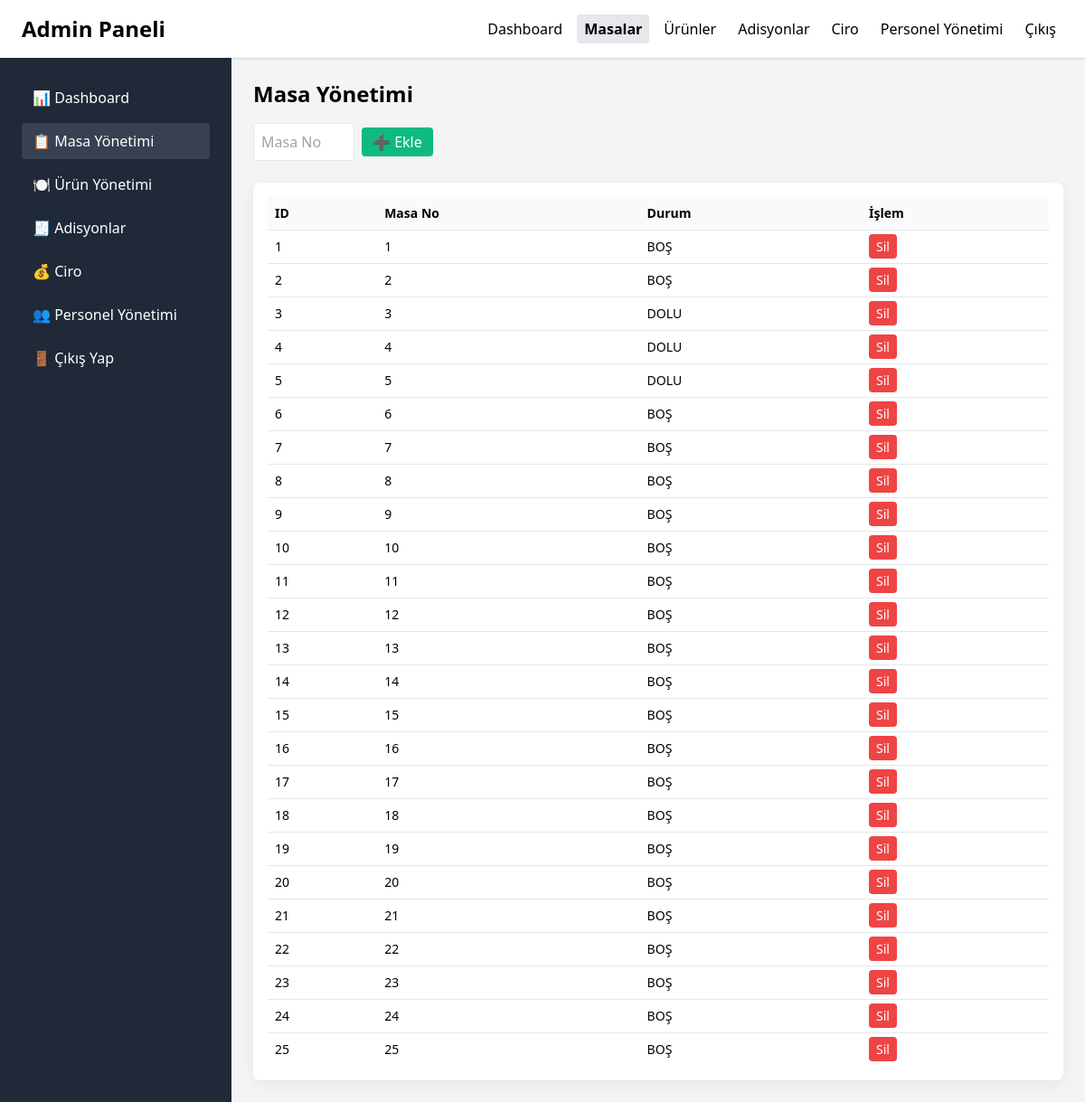
/admin.php?page=masalar (signed in), run on the app's committed database.
### tables this page shows
CREATE TABLE `masalar` (
  `id` int(11) NOT NULL,
  `masa_no` int(11) NOT NULL,
  `durum` tinyint(1) DEFAULT 0
);

### admin.php (the view, shortened to what this page needs)
<?php
include "db.php";
$page = $_GET['page'] ?? 'dashboard';
?>
<!DOCTYPE html>
<html lang="tr">
<head>
  <link href="https://cdn.jsdelivr.net/npm/tailwindcss@2.2.19/dist/tailwind.min.css" rel="stylesheet">
</head>
<body class="bg-gray-100">
  <header class="flex items-center justify-between bg-white shadow px-4 py-3 md:px-6 md:py-4">
    <div class="flex items-center gap-2">
      <span class="text-xl md:text-2xl font-semibold">Admin Paneli</span>
    </div>
<div class="hidden md:flex gap-2 items-center">
  <a href="admin.php?page=dashboard" class="py-1 px-2 rounded hover:bg-gray-100 <?= $page==='dashboard' ? 'bg-gray-200 font-bold':'' ?>">Dashboard</a>
  <a href="admin.php?page=masalar" class="py-1 px-2 rounded hover:bg-gray-100 <?= $page==='masalar' ? 'bg-gray-200 font-bold':'' ?>">Masalar</a>
  <a href="admin.php?page=urunler" class="py-1 px-2 rounded hover:bg-gray-100 <?= $page==='urunler' ? 'bg-gray-200 font-bold':'' ?>">Ürünler</a>
  <a href="admin.php?page=adisyonlar" class="py-1 px-2 rounded hover:bg-gray-100 <?= $page==='adisyonlar' ? 'bg-gray-200 font-bold':'' ?>">Adisyonlar</a>
  <a href="admin.php?page=ciro" class="py-1 px-2 rounded hover:bg-gray-100 <?= $page==='ciro' ? 'bg-gray-200 font-bold':'' ?>">Ciro</a>
  <a href="admin.php?page=personel" class="py-1 px-2 rounded hover:bg-gray-100 <?= $page==='personel' ? 'bg-gray-200 font-bold':'' ?>">Personel Yönetimi</a>
  <a href="logout.php" class="py-1 px-2 rounded hover:bg-gray-100">Çıkış</a>
</div>
  </header>
  <div class="flex min-h-screen">
    <aside id="sidebar" class="fixed inset-y-0 left-0 z-40 w-64 bg-gray-800 text-white p-6 transform -translate-x-full transition-transform duration-200 ease-in-out md:relative md:translate-x-0 md:block hidden md:w-64 md:bg-gray-800 md:text-white md:p-6">
  <nav class="space-y-2 sidebar">
    <a href="admin.php?page=dashboard" class="block py-2 px-3 rounded hover:bg-gray-700 <?= $page==='dashboard' ? 'active':'' ?>">📊 Dashboard</a>
    <a href="admin.php?page=masalar" class="block py-2 px-3 rounded hover:bg-gray-700 <?= $page==='masalar' ? 'active':'' ?>">📋 Masa Yönetimi</a>
    <a href="admin.php?page=urunler" class="block py-2 px-3 rounded hover:bg-gray-700 <?= $page==='urunler' ? 'active':'' ?>">🍽️ Ürün Yönetimi</a>
    <a href="admin.php?page=adisyonlar" class="block py-2 px-3 rounded hover:bg-gray-700 <?= $page==='adisyonlar' ? 'active':'' ?>">🧾 Adisyonlar</a>
    <a href="admin.php?page=ciro" class="block py-2 px-3 rounded hover:bg-gray-700 <?= $page==='ciro' ? 'active':'' ?>">💰 Ciro</a>
    <a href="admin.php?page=personel" class="block py-2 px-3 rounded hover:bg-gray-700 <?= $page==='personel' ? 'active':'' ?>">👥 Personel Yönetimi</a>
    <a href="logout.php" class="block py-2 px-3 rounded hover:bg-gray-700">🚪 Çıkış Yap</a>
</nav>
    </aside>
    <main class="flex-1 p-3 sm:p-6 transition-all duration-200">
      <?php
      switch ($page) {
  ?>
  <?php
        case 'masalar':
          ?>
          <h1 class="text-2xl font-bold mb-4">Masa Yönetimi</h1>
          <form method="post" class="flex flex-wrap gap-2 items-center mb-6">
            <input type="number" name="masa_no" required placeholder="Masa No" class="border p-2 rounded w-28">
            <button type="submit" name="ekle" class="bg-green-500 text-white px-3 py-1 rounded">➕ Ekle</button>
          </form>
          <?php
          $resMasalar = $conn->query("SELECT * FROM masalar ORDER BY masa_no ASC");
          echo "<div class='card overflow-x-auto'><table class='min-w-full text-sm'>";
          echo "<thead class='bg-gray-50'><tr><th class='p-2 text-left'>ID</th><th class='p-2 text-left'>Masa No</th>";
          echo "<th class='p-2 text-left'>Durum</th><th class='p-2 text-left'>İşlem</th></tr></thead><tbody>";
          while ($m = $resMasalar->fetch_assoc()) {
              $durum = $m['durum'] ? "DOLU" : "BOŞ";
              echo "<tr class='border-t'><td class='p-2'>{$m['id']}</td><td class='p-2'>{$m['masa_no']}</td>";
              echo "<td class='p-2'>{$durum}</td><td class='p-2'><a href='admin.php?page=masalar&sil={$m['id']}' class='bg-red-500 text-white px-2 py-1 rounded'>Sil</a></td></tr>";
          }
          echo "</tbody></table></div>";
          break;
    ?>
          <?php
      }
      ?>
    </main>
  </div>
</body>
</html>

### admin.php (style rules this page uses)
.sidebar a.active { background:#374151; }
.card { background:#fff; border-radius:8px; padding:16px; box-shadow:0 4px 16px rgba(2,6,23,0.06); }

### data on the page
masalar: id "1", masa_no "1", durum "BOŞ"
masalar: id "2", masa_no "2", durum "BOŞ"
masalar: id "3", masa_no "3", durum "DOLU"
masalar: id "4", masa_no "4", durum "DOLU"
masalar: id "5", masa_no "5", durum "DOLU"
masalar: id "6", masa_no "6", durum "BOŞ"
masalar: id "7", masa_no "7", durum "BOŞ"
masalar: id "8", masa_no "8", durum "BOŞ"
masalar: id "9", masa_no "9", durum "BOŞ"
masalar: id "10", masa_no "10", durum "BOŞ"
masalar: id "11", masa_no "11", durum "BOŞ"
masalar: id "12", masa_no "12", durum "BOŞ"
masalar: id "13", masa_no "13", durum "BOŞ"
masalar: id "14", masa_no "14", durum "BOŞ"
masalar: id "15", masa_no "15", durum "BOŞ"
masalar: id "16", masa_no "16", durum "BOŞ"
masalar: id "17", masa_no "17", durum "BOŞ"
masalar: id "18", masa_no "18", durum "BOŞ"
masalar: id "19", masa_no "19", durum "BOŞ"
masalar: id "20", masa_no "20", durum "BOŞ"
masalar: id "21", masa_no "21", durum "BOŞ"
masalar: id "22", masa_no "22", durum "BOŞ"
masalar: id "23", masa_no "23", durum "BOŞ"
masalar: id "24", masa_no "24", durum "BOŞ"
masalar: id "25", masa_no "25", durum "BOŞ"
